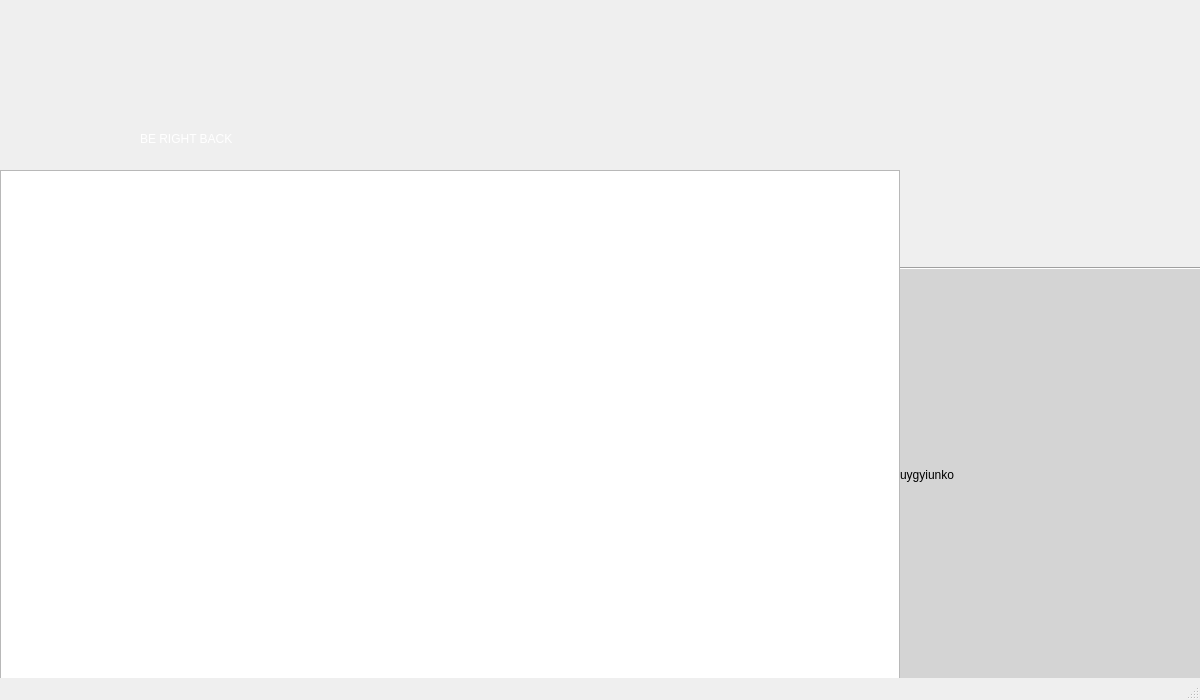
<?xml version="1.0" encoding="UTF-8"?>
<ui version="4.0">
 <class>MainWindow</class>
 <widget class="QMainWindow" name="MainWindow">
  <property name="geometry">
   <rect>
    <x>0</x>
    <y>0</y>
    <width>1200</width>
    <height>700</height>
   </rect>
  </property>
  <property name="minimumSize">
   <size>
    <width>1200</width>
    <height>700</height>
   </size>
  </property>
  <property name="maximumSize">
   <size>
    <width>1200</width>
    <height>700</height>
   </size>
  </property>
  <property name="windowTitle">
   <string>File View</string>
  </property>
  <property name="styleSheet">
   <string notr="true"/>
  </property>
  <widget class="QWidget" name="centralwidget">
   <widget class="QLabel" name="label">
    <property name="geometry">
     <rect>
      <x>0</x>
      <y>0</y>
      <width>1200</width>
      <height>100</height>
     </rect>
    </property>
    <property name="styleSheet">
     <string notr="true">background-image: url(:/header/images/Untitled-1.png);</string>
    </property>
    <property name="text">
     <string/>
    </property>
   </widget>
   <widget class="QLabel" name="label_2">
    <property name="geometry">
     <rect>
      <x>900</x>
      <y>269</y>
      <width>300</width>
      <height>411</height>
     </rect>
    </property>
    <property name="styleSheet">
     <string notr="true">
background-color: rgb(212, 212, 212);</string>
    </property>
    <property name="text">
     <string>uygyiunko</string>
    </property>
   </widget>
   <widget class="QPushButton" name="pushButton">
    <property name="geometry">
     <rect>
      <x>940</x>
      <y>120</y>
      <width>200</width>
      <height>50</height>
     </rect>
    </property>
    <property name="styleSheet">
     <string notr="true">background-image: url(:/header/images/btn-1_3.png);</string>
    </property>
    <property name="text">
     <string/>
    </property>
    <property name="checkable">
     <bool>false</bool>
    </property>
    <property name="autoDefault">
     <bool>false</bool>
    </property>
    <property name="default">
     <bool>false</bool>
    </property>
    <property name="flat">
     <bool>true</bool>
    </property>
   </widget>
   <widget class="QPushButton" name="pushButton_2">
    <property name="geometry">
     <rect>
      <x>940</x>
      <y>190</y>
      <width>200</width>
      <height>50</height>
     </rect>
    </property>
    <property name="styleSheet">
     <string notr="true">background-image: url(:/Buttons/images/btn-2_2.png);</string>
    </property>
    <property name="text">
     <string/>
    </property>
    <property name="flat">
     <bool>true</bool>
    </property>
   </widget>
   <widget class="Line" name="line">
    <property name="geometry">
     <rect>
      <x>310</x>
      <y>700</y>
      <width>118</width>
      <height>3</height>
     </rect>
    </property>
    <property name="orientation">
     <enum>Qt::Horizontal</enum>
    </property>
   </widget>
   <widget class="Line" name="line_2">
    <property name="geometry">
     <rect>
      <x>900</x>
      <y>260</y>
      <width>301</width>
      <height>16</height>
     </rect>
    </property>
    <property name="orientation">
     <enum>Qt::Horizontal</enum>
    </property>
   </widget>
   <widget class="QLabel" name="label_5">
    <property name="geometry">
     <rect>
      <x>0</x>
      <y>100</y>
      <width>901</width>
      <height>71</height>
     </rect>
    </property>
    <property name="styleSheet">
     <string notr="true">
background-image: url(:/pic/images/patti_5.png);</string>
    </property>
    <property name="text">
     <string/>
    </property>
   </widget>
   <widget class="QPushButton" name="pushButton_3">
    <property name="geometry">
     <rect>
      <x>10</x>
      <y>118</y>
      <width>121</width>
      <height>41</height>
     </rect>
    </property>
    <property name="styleSheet">
     <string notr="true">background-image: url(:/Buttons/images/back_3.png);</string>
    </property>
    <property name="text">
     <string/>
    </property>
    <property name="flat">
     <bool>true</bool>
    </property>
   </widget>
   <widget class="QLabel" name="label_6">
    <property name="geometry">
     <rect>
      <x>140</x>
      <y>118</y>
      <width>751</width>
      <height>41</height>
     </rect>
    </property>
    <property name="styleSheet">
     <string notr="true">color: rgb(255, 255, 255);
font: 63 14pt &quot;Segoe UI Semibold&quot;;</string>
    </property>
    <property name="text">
     <string>BE RIGHT BACK</string>
    </property>
   </widget>
   <widget class="QTextEdit" name="textEdit">
    <property name="geometry">
     <rect>
      <x>0</x>
      <y>170</y>
      <width>900</width>
      <height>520</height>
     </rect>
    </property>
   </widget>
   <zorder>label_5</zorder>
   <zorder>label</zorder>
   <zorder>label_2</zorder>
   <zorder>pushButton</zorder>
   <zorder>pushButton_2</zorder>
   <zorder>line</zorder>
   <zorder>line_2</zorder>
   <zorder>pushButton_3</zorder>
   <zorder>label_6</zorder>
   <zorder>textEdit</zorder>
  </widget>
  <widget class="QMenuBar" name="menubar">
   <property name="geometry">
    <rect>
     <x>0</x>
     <y>0</y>
     <width>1200</width>
     <height>21</height>
    </rect>
   </property>
  </widget>
  <widget class="QStatusBar" name="statusbar"/>
 </widget>
 <resources>
  <include location="../Resources/main.qrc"/>
 </resources>
 <connections/>
</ui>
